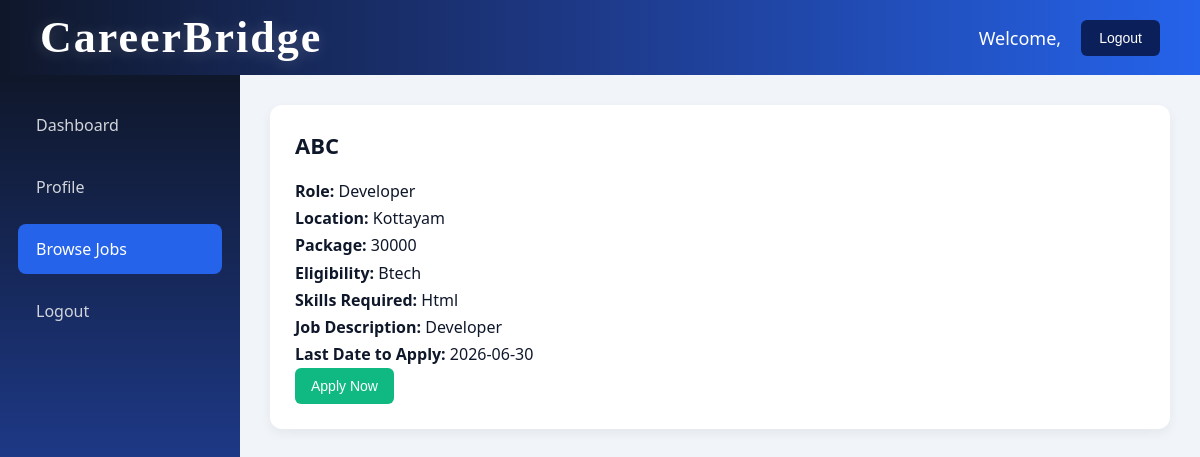
The page /std_job-details/1 on the database its author committed.
### tables this page shows
CREATE TABLE jobs(
    id INTEGER PRIMARY KEY AUTOINCREMENT,
    company TEXT,
    role TEXT,
    location TEXT,
    package TEXT,
    eligibility TEXT,
    skills TEXT,
    description TEXT,
    posted_date TEXT,
    last_date TEXT
);

### std_app.py (the view)
@app.route('/std_job-details/<int:job_id>')
def job_details(job_id):
    conn = get_db_connection()
    student = conn.execute(
    "SELECT * FROM students WHERE email=?",
    (session.get('user'),)).fetchone()
    job = conn.execute("SELECT * FROM jobs WHERE id=?",(job_id,)).fetchone()
    applications_rows = conn.execute("SELECT job_id FROM applications WHERE student_email=?",(session.get('user'),)).fetchall()
    applied_jobs = [a["job_id"] for a in applications_rows]
    conn.close()
    return render_template("std_job-details.html",job=job,student=student,applications=applied_jobs)

### std_app.py (called while the page is built)
def get_db_connection():
    conn = sqlite3.connect("placement.db")
    conn.row_factory = sqlite3.Row
    return conn

### templates/std_job-details.html (shortened to what this page needs)
<!DOCTYPE html>
<html lang="en">
<head>
    <link rel="stylesheet" href="{{ url_for('static', filename='std_style.css') }}">
</head>
<body>
    <div class="navbar">
        <h1 class="logo">CareerBridge</h1>
        <div class="navbar-right">
            <span>Welcome, {{ student.name }}</span>
            <button onclick="confirmLogout()" class="log-out">Logout</button>
        </div>
    </div>
    <div class="container">
        <div class="sidebar">
            <ul>
                <li onclick="location.href='/std_dashboard'">Dashboard</li>
                <li onclick="location.href='/std_profile'">Profile</li>
                <li class="active" onclick="location.href='/std_jobs'">Browse Jobs</li>
                <li onclick="confirmLogout()">Logout</li>
            </ul>
        </div>
        <div class="main-content">
            <div class="job-card">
                <h2>{{ job.company }}</h2>
                <p><b>Role:</b> {{ job.role }}</p>
                <p><b>Location:</b> {{ job.location }}</p>
                <p><b>Package:</b> {{ job.package }}</p>
                <p><b>Eligibility:</b> {{ job.eligibility }}</p>
                <p><b>Skills Required:</b> {{ job.skills }}</p>
                <p><b>Job Description:</b> {{ job.description }}</p>
                <p><b>Last Date to Apply:</b> {{ job.last_date }}</p>
                {% set applied = job.id in applications %}
                {% if applied %}
                <button type="button" class="apply-btn" disabled>Applied</button>
                {% else %}
                <form action="/apply/{{ job.id }}" method="POST">
                    <button type="submit" class="apply-btn">Apply Now</button>
                </form>
                {% endif %}
            </div>
        </div>
    </div>
</body>
</html>

### static/std_style.css (style rules this page uses)
* { margin: 0; padding: 0; box-sizing: border-box; }
body { background-color: #f1f5f9; color: #0f172a; font-family: 'Segoe UI', Tahoma, Geneva, Verdana, sans-serif; font-size: 16px; }
.navbar { height: 75px; color: white; font-size: large; font-weight: 500; display: flex; justify-content: space-between; align-items: center; padding: 0 40px; background: linear-gradient(90deg, #0f172a, #1e3a8a, #2563eb); }
.logo { font-family: "Georgia", serif; font-size: 44px; font-weight: bold; color: white; letter-spacing: 2px; text-shadow: 0 2px 15px rgba(255,255,255,0.2); margin: 0; }
.navbar-right { display: flex; align-items: center; gap: 20px; }
.log-out { padding: 10px 18px; border: none; border-radius: 6px; background-color: #0b205a; color: white; font-size: 14px; font-weight: 500; cursor: pointer; transition: 0.3s; }
button { padding: 10px 16px; border: none; border-radius: 6px; background-color: #2563eb; color: white; font-size: 14px; font-weight: 500; cursor: pointer; transition: 0.3s; }
.container { display: flex; }
.sidebar { width: 240px; min-height: 100vh; padding: 25px 18px; font-weight: 500; background: linear-gradient(180deg, #0f172a, #1e3a8a, #2563eb); }
.sidebar ul { list-style: none; }
.sidebar ul li { padding: 14px 18px; margin-bottom: 12px; color: #d1d5db; border-radius: 8px; transition: 0.3s; cursor: pointer; }
.sidebar ul li.active { background-color: #2563eb; color: white; font-weight: 500; }
.main-content { flex: 1; padding: 30px; }
.main-content h2 { margin-bottom: 18px; color: #0f172a; font-size: 22px; }
.main-content p { line-height: 1.7; }
.apply-btn { background-color: #10b981; }
.job-card { background-color: white; padding: 25px; border-radius: 12px; box-shadow: 0 4px 12px rgba(0,0,0,0.06); }

### rows shown on the page
jobs: company "ABC", role "Developer", location "Kottayam", package "30000", eligibility "Btech", skills "Html", description "Developer", last_date "2026-06-30"
